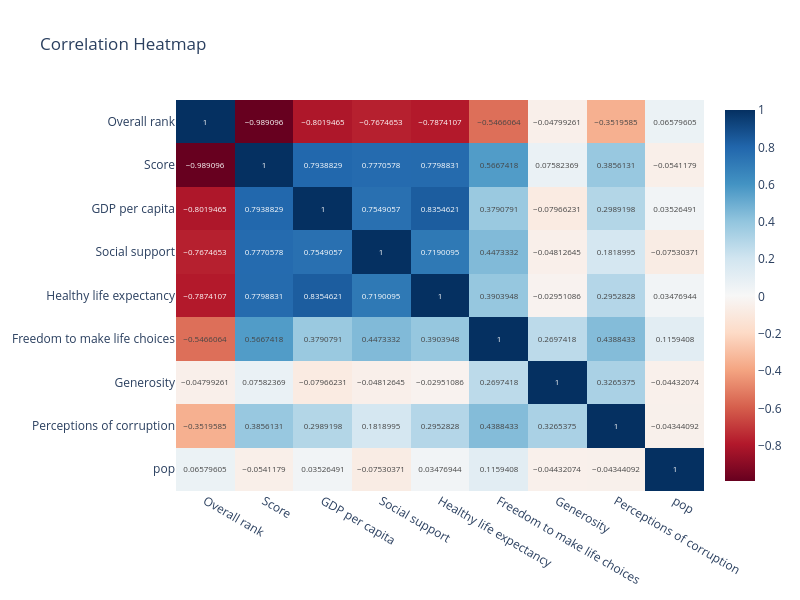

Notebook code for this chart:
### Markdown cell above
Part 4: Advanced Analysis

Perform a multi-variable analysis and visualize it using an interactive Plotly chart.
Explore time-series aspects if temporal data is available, or compare with another year’s dataset.

### Code cell
cor = df.corr(numeric_only=True)

fig = px.imshow(cor, text_auto=True, aspect="auto", color_continuous_scale='RdBu', 
                title='Correlation Heatmap', width=800, height=600)

fig.show()

### Figure 1 — Plotly figure (JSON) as saved in the notebook; plotly's stock layout.template omitted (floating-point values rounded to 4 significant figures)
{"data": [{"coloraxis": "coloraxis", "hovertemplate": "x: %{x}<br>y: %{y}<br>color: %{z}<extra></extra>", "name": "0", "texttemplate": "%{z}", "type": "heatmap", "x": ["Overall rank", "Score", "GDP per capita", "Social support", "Healthy life expectancy", "Freedom to make life choices", "Generosity", "Perceptions of corruption", "pop"], "xaxis": "x", "y": ["Overall rank", "Score", "GDP per capita", "Social support", "Healthy life expectancy", "Freedom to make life choices", "Generosity", "Perceptions of corruption", "pop"], "yaxis": "y", "z": [[1.0, -0.9891, -0.8019, -0.7675, -0.7874, -0.5466, -0.04799, -0.352, 0.0658], [-0.9891, 1.0, 0.7939, 0.7771, 0.7799, 0.5667, 0.07582, 0.3856, -0.05412], [-0.8019, 0.7939, 1.0, 0.7549, 0.8355, 0.3791, -0.07966, 0.2989, 0.03526], [-0.7675, 0.7771, 0.7549, 1.0, 0.719, 0.4473, -0.04813, 0.1819, -0.0753], [-0.7874, 0.7799, 0.8355, 0.719, 1.0, 0.3904, -0.02951, 0.2953, 0.03477], [-0.5466, 0.5667, 0.3791, 0.4473, 0.3904, 1.0, 0.2697, 0.4388, 0.1159], [-0.04799, 0.07582, -0.07966, -0.04813, -0.02951, 0.2697, 1.0, 0.3265, -0.04432], [-0.352, 0.3856, 0.2989, 0.1819, 0.2953, 0.4388, 0.3265, 1.0, -0.04344], [0.0658, -0.05412, 0.03526, -0.0753, 0.03477, 0.1159, -0.04432, -0.04344, 1.0]]}], "layout": {"coloraxis": {"colorscale": [[0, "rgb(103,0,31)"], [0.1, "rgb(178,24,43)"], [0.2, "rgb(214,96,77)"], [0.3, "rgb(244,165,130)"], [0.4, "rgb(253,219,199)"], [0.5, "rgb(247,247,247)"], [0.6, "rgb(209,229,240)"], [0.7, "rgb(146,197,222)"], [0.8, "rgb(67,147,195)"], [0.9, "rgb(33,102,172)"], [1, "rgb(5,48,97)"]]}, "height": 600, "title": {"text": "Correlation Heatmap"}, "width": 800, "xaxis": {"anchor": "y", "domain": [0, 1]}, "yaxis": {"anchor": "x", "autorange": "reversed", "domain": [0, 1]}}}
